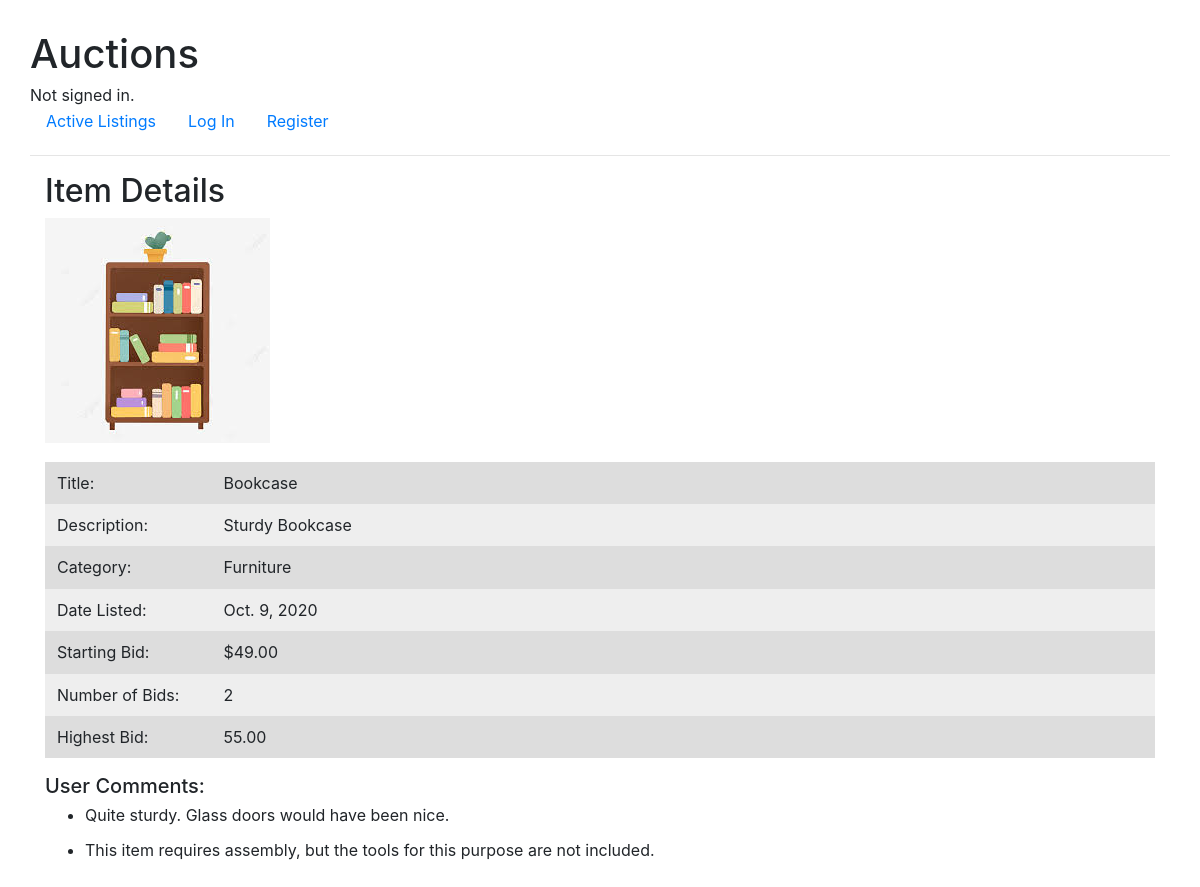
/7/, run on an earlier commit of the app's database.
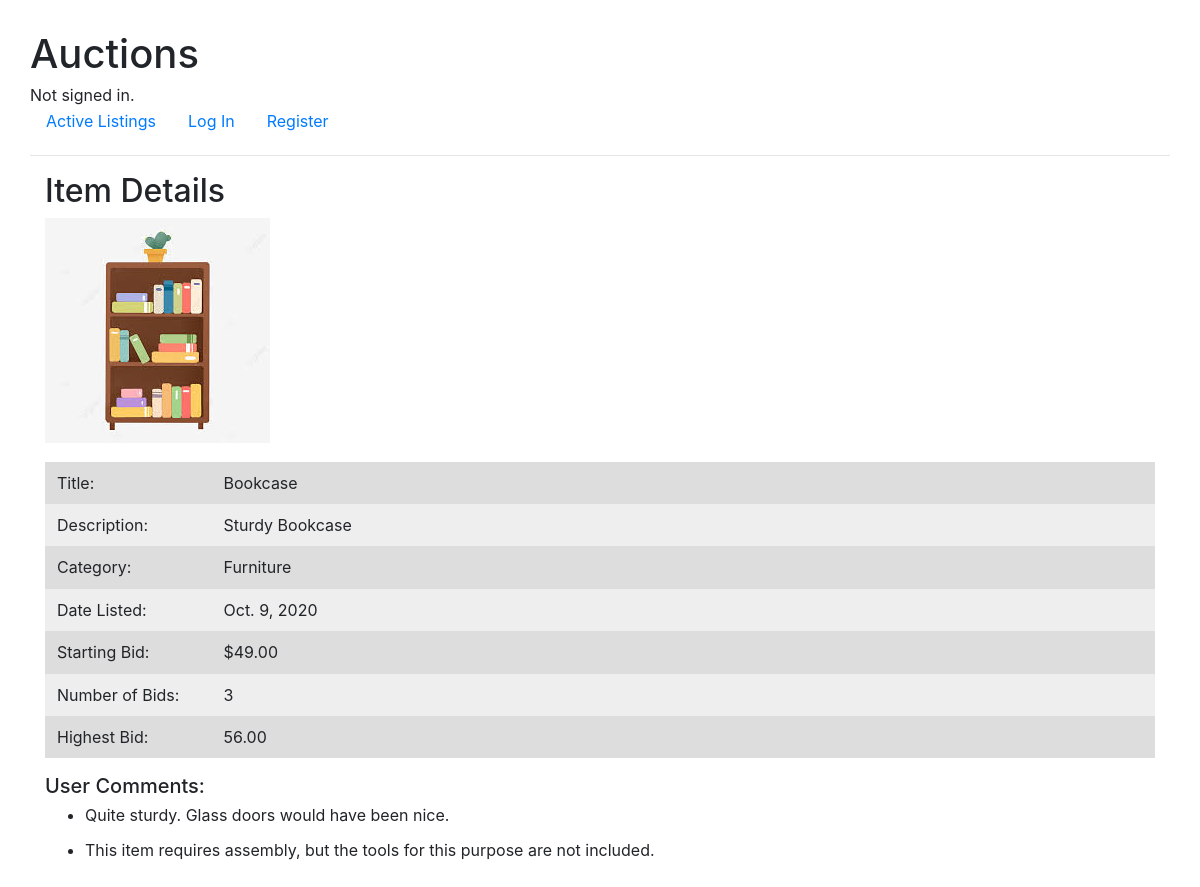
And on a later commit of the database.
### auctions/models.py (models this page shows, shortened)
class Listing(models.Model):
    title = models.CharField(max_length=32)
    description = models.CharField(max_length=256)
    starting_bid = models.DecimalField(max_digits=7, decimal_places=2)
    category = models.CharField(max_length=32)
    date_listed = models.DateField(auto_now_add=True)
    active = models.BooleanField(default=True)
    user_id = models.ForeignKey(User, on_delete=models.CASCADE, related_name="sellers")
    image = models.URLField(max_length=256, blank=True)
    bid_count = models.IntegerField(default=0)
    max_bid = models.DecimalField(max_digits=7, decimal_places=2, default=0.00)

class Comment(models.Model):
    user_id = models.ForeignKey(User, on_delete=models.CASCADE)
    title_id = models.ForeignKey(Listing, on_delete=models.CASCADE)
    posting_date = models.DateField(auto_now_add=True)
    text = models.CharField(max_length=256)

### auctions/views.py (the view)
# urls.py: path('<int:pk>/', views.ListingDetailView.as_view(), name="detail"),
class ListingDetailView(DetailView):
    model = Listing
    context_object_name = "listing"
    def get_context_data(self, **kwargs):
        context = super(ListingDetailView, self).get_context_data(**kwargs)
        context['comments'] = util.get_comments(self.kwargs['pk'])
        if self.request.user.id is not None:
            if Watchlist.objects.filter(title_id=self.kwargs['pk'], user_id=self.request.user, active=True):
                context['on_watchlist'] = True
            else:
                context['on_watchlist'] = False
            context['my_bid'] = util.get_my_bid(self.kwargs['pk'], self.request.user)
        return context

### auctions/util.py (called while the page is built)
def get_comments(id):
    comments = Comment.objects.filter(title_id=id)
    return comments

### auctions/templates/auctions/listing_detail.html (shortened to what this page needs)
{% extends "auctions/layout.html" %}
{% block body %}
    <div class="container">
        <h2>Item Details</h2>
        <div class="images">
            <img src="{{ listing.image }}" alt="image">
        </div>
        <br>
        <table class="table table-borderless">
            <col style="width:15%">
            <col style="width:85%">
            <tr>
                <td>Title:</td>
                <td class="text-left">{{ listing.title }}</td>
            </tr>
            <tr>
                <td>Description:</td>
                <td class="text-left">{{ listing.description }}</td>
            </tr>
            <tr>
                <td>Category:</td>
                <td class="text-left">{{ listing.category }}</td>
            </tr>
            <tr>
                <td>Date Listed:</td>
                <td class="text-left">{{ listing.date_listed }}</td>
            </tr>
            <tr>
                <td>Starting Bid:</td>
                <td class="text-left">${{ listing.starting_bid }}</td>
            </tr>
            <tr>
                <td>Number of Bids:</td>
                <td>{{ listing.bid_count }}</td>
            </tr>
            <tr>
                <td>Highest Bid:</td>
                <td>
                    {% if listing.max_bid == None %}
                        Not Applicable
                    {% else %}
                        {{ listing.max_bid }}
                    {% endif %}
                </td>
            </tr>
        </table>
        <h5>User Comments:</h5>
        {% if comments %}
            {% for comment in comments %}
                <ul>
                    <li>{{ comment.text }}</li>
                </ul>
            {% endfor %}
        {% endif %}
    </div>
{% endblock %}

What changed in the data, as far as the page shows it:
changed Listing "Bookcase": bid_count "2" → "3"; max_bid "55.00" → "56.00"
